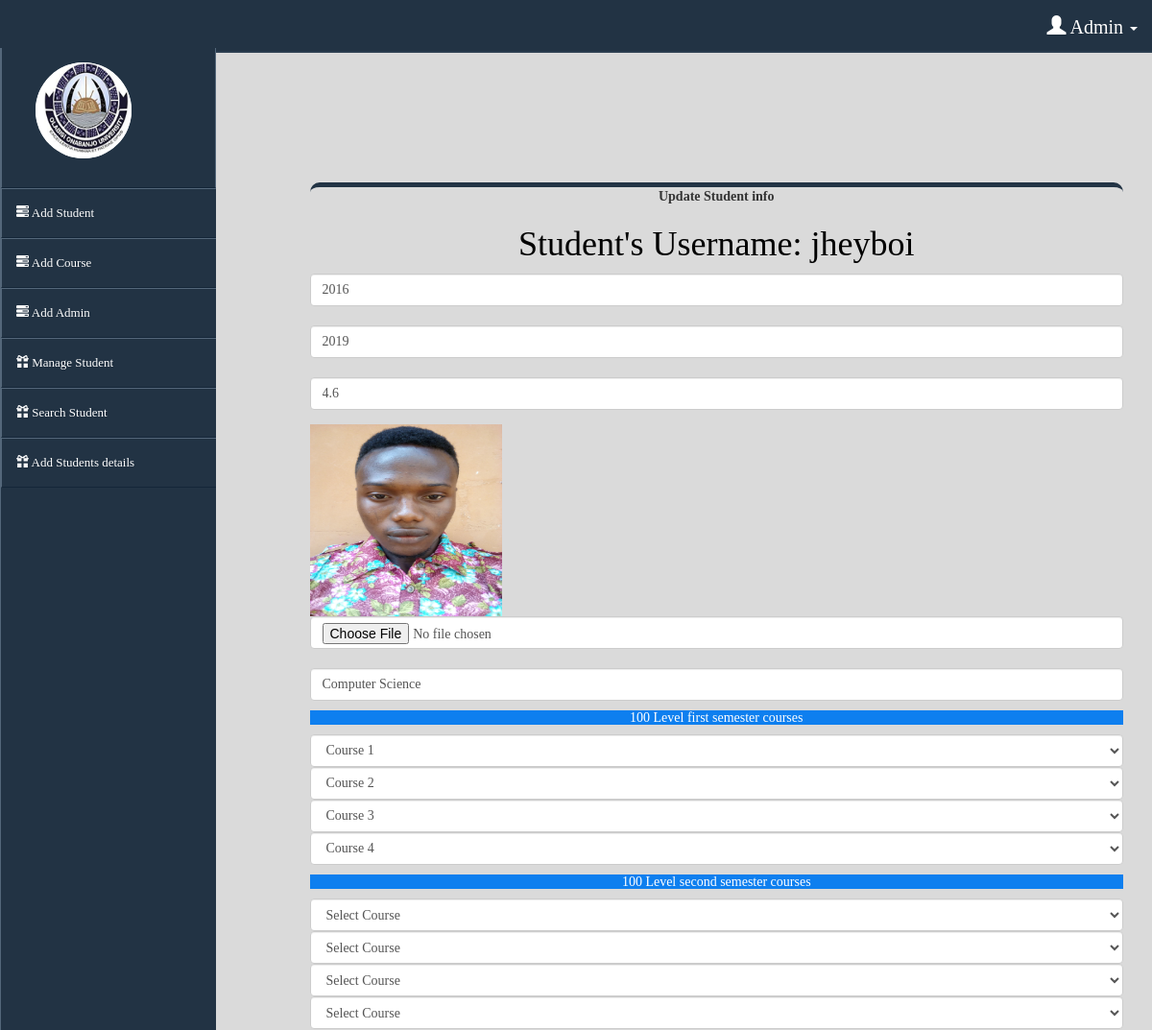
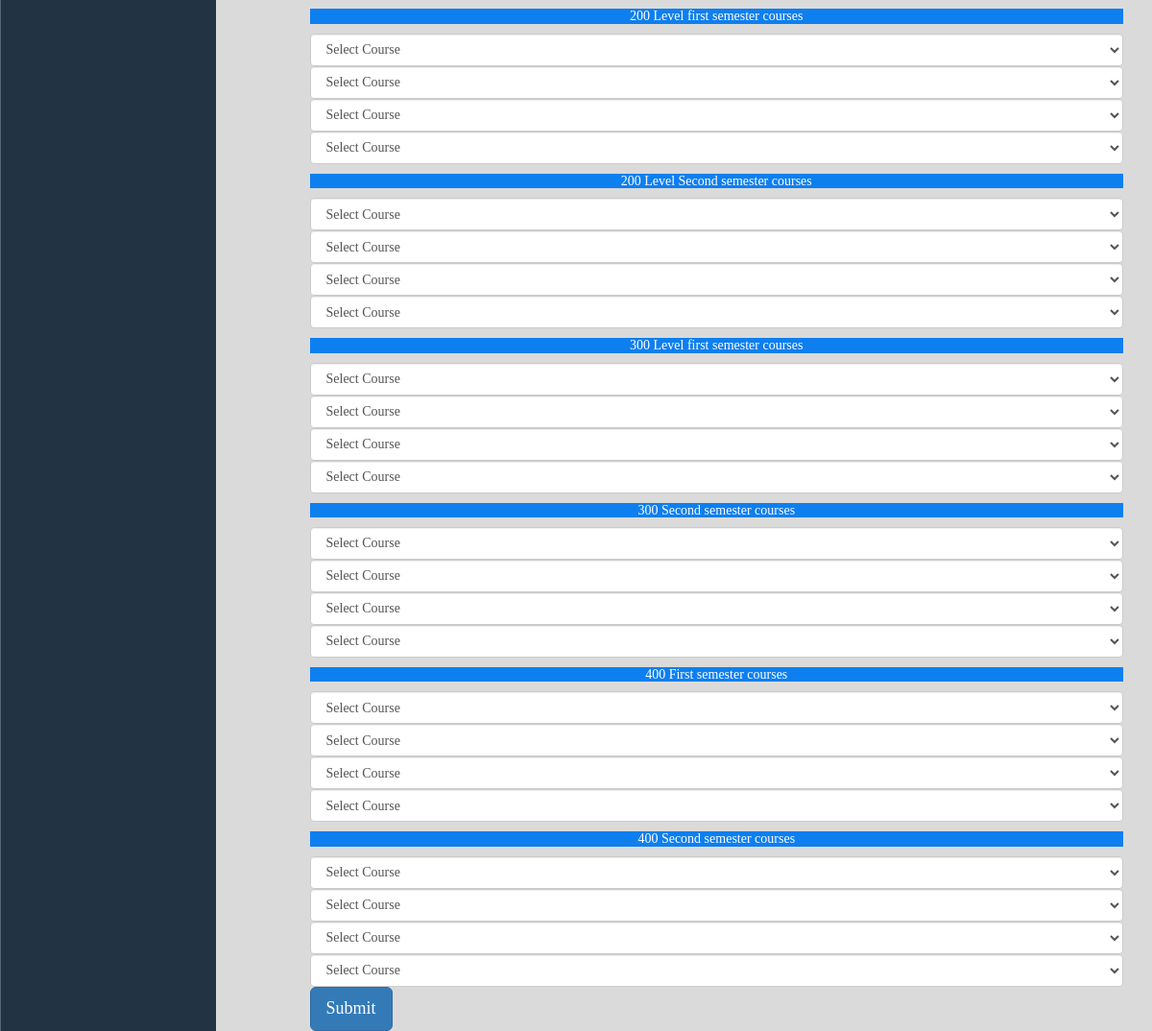
Screenshot of /edit.php?user=jheyboi with the database file from the repository (2 pictures, top to bottom).
### tables this page shows
CREATE TABLE `studentsignup` (
  `surname` varchar(20) NOT NULL,
  `firstname` varchar(20) NOT NULL,
  ` lastname` varchar(20) NOT NULL,
  `  gender` varchar(10) NOT NULL,
  ` email` varchar(150) NOT NULL,
  ` phone` varchar(15) NOT NULL,
  ` matric` varchar(20) NOT NULL,
  `username` varchar(20) NOT NULL,
  ` password` varchar(20) NOT NULL,
  `admission` varchar(1000) NOT NULL,
  `graduation` varchar(1000) NOT NULL,
  `cgpa` varchar(1000) NOT NULL,
  `pat` varchar(1000) NOT NULL,
  `dpt` varchar(200) NOT NULL,
  `c1` varchar(1000) NOT NULL,
  `c2` varchar(1000) NOT NULL,
  `c3` varchar(1000) NOT NULL,
  `c4` varchar(1000) NOT NULL,
  `c5` varchar(1000) NOT NULL,
  `c6` varchar(1000) NOT NULL,
  `c7` varchar(1000) NOT NULL,
  `c8` varchar(1000) NOT NULL,
  `d1` varchar(1000) NOT NULL,
  `d2` varchar(1000) NOT NULL,
  `d3` varchar(1000) NOT NULL,
  `d4` varchar(1000) NOT NULL,
  `d5` varchar(1000) NOT NULL,
  `d6` varchar(1000) NOT NULL,
  `d7` varchar(1000) NOT NULL,
  `d8` varchar(1000) NOT NULL,
  `e1` varchar(1000) NOT NULL,
  `e2` varchar(1000) NOT NULL,
  `e3` varchar(1000) NOT NULL,
  `e4` varchar(1000) NOT NULL,
  `e5` varchar(1000) NOT NULL,
  `e6` varchar(1000) NOT NULL,
  `e7` varchar(1000) NOT NULL,
  `e8` varchar(1000) NOT NULL,
  `f1` varchar(1000) NOT NULL,
  `f2` varchar(1000) NOT NULL,
  `f3` varchar(1000) NOT NULL,
  `f4` varchar(1000) NOT NULL,
  `f5` varchar(1000) NOT NULL,
  `f6` varchar(1000) NOT NULL,
  `f7` varchar(1000) NOT NULL,
  `f8` varchar(1000) NOT NULL
);

### edit.php (the view, shortened to what this page needs)
<?php
include 'connection.php';
include 'header2.php';
$user=$_GET['user'];
$sel5="SELECT*FROM studentsignup WHERE username='$user'";
$sel52=mysqli_query($con,$sel5);
$row4=mysqli_fetch_assoc($sel52);
?>
<div class="container">
	<div class="row">
		<div class="col-md-3 col-sm-0 col-xs-0 ">
		</div>
		<div class="col-md-9 col-sm-12 col-xs-12 ">
<form  method="post" style="height: 300px; border-top:5px solid #234; margin-top: 100px;border-radius: 10px;"  enctype="multipart/form-data" >
	<center><b>Update Student info <br><h1 style="color:black">Student's Username: <?php echo $user;?></h1></b></center>
<div class="form-group">
<input type="text" class="form-control" placeholder="Admission Year" required="required"  name='ady' value="<?php echo $row4['admission']?>"><br>
<input type="text" class="form-control" placeholder="Graduation Year" required="required"  name="gy" value="<?php echo $row4['graduation'];?>"><br>
<input type="text" class="form-control" placeholder="CGPA" required="required"  name="cgpa"
value="<?php echo $row4['cgpa'];?>">
</div>
<?php echo "<img src='/dun/upload/".$row4["pat"]."' height='200' width='200'>";?>
<input id="filefield" type="file" name="filefield" class="form-control" required="required"
  value="<?php  echo "<img src='/dun/upload/".$row4["pat"]."' height='200' width='200'>"; ?>" /><br>
<input id="filefield" type="text" name="dpt" class="form-control mt-2" required="required" placeholder="Department" value="<?php  echo $row4['dpt']; ?>" />
<div><h5 style="color:white;background-color: #0e7fef; text-align: center;">100 Level first semester courses</h5></div>
<select class="form-control" name="c1" required="required"  >
                         	<option disabled="disabled" selected="selected">Course 1</option>
</select>
<select class="form-control" name="c2" required="required" >
                         	<option disabled="disabled" selected="selected">Course 2</option>
</select>
<select class="form-control" name="c3" required="required" >
                         	<option disabled="disabled" selected="selected">Course 3</option>
</select>
<select class="form-control" name="c4" required="required" >
                         	<option disabled="disabled" selected="selected">Course 4</option>
</select>
<div><h5 style="color:white;background-color: #0e7fef; text-align: center;">100 Level second semester courses</h5></div>
<select class="form-control" name="c5" required="required"  >
                         	<option disabled="disabled" selected="selected">Select Course </option>
</select>
<select class="form-control" name="c6" required="required" >
                         	<option disabled="disabled" selected="selected">Select Course</option>
</select>
<select class="form-control" name="c7" required="required" >
                         	<option disabled="disabled" selected="selected">Select Course </option>
</select>
<select class="form-control" name="c8" required="required" >
                         	<option disabled="disabled" selected="selected">Select Course </option>
</select>
<div><h5 style="color:white;background-color: #0e7fef; text-align: center;">200 Level first semester courses</h5></div>
<select class="form-control" name="d1" required="required"  >
                         	<option disabled="disabled" selected="selected">Select Course </option>
</select>
<select class="form-control" name="d2" required="required" >
                         	<option disabled="disabled" selected="selected">Select Course</option>
</select>
<select class="form-control" name="d3" required="required" >
                         	<option disabled="disabled" selected="selected">Select Course </option>
</select>
<select class="form-control" name="d4" required="required" >
                         	<option disabled="disabled" selected="selected">Select Course </option>
</select>
<div><h5 style="color:white;background-color: #0e7fef; text-align: center;">200 Level Second semester courses</h5></div>
<select class="form-control" name="d5" required="required"  >
                         	<option disabled="disabled" selected="selected">Select Course </option>
</select>
<select class="form-control" name="d6" required="required" >
                         	<option disabled="disabled" selected="selected">Select Course</option>
</select>
<select class="form-control" name="d7" required="required" >
                         	<option disabled="disabled" selected="selected">Select Course </option>
</select>
<select class="form-control" name="d8" required="required" >
                         	<option disabled="disabled" selected="selected">Select Course </option>
</select>
<div><h5 style="color:white;background-color: #0e7fef; text-align: center;">300 Level first semester courses</h5></div>
<select class="form-control" name="e1" required="required"  >
                         	<option disabled="disabled" selected="selected">Select Course </option>
</select>
<select class="form-control" name="e2" required="required" >
                         	<option disabled="disabled" selected="selected">Select Course</option>
</select>
<select class="form-control" name="e3" required="required" >
                         	<option disabled="disabled" selected="selected">Select Course </option>
</select>
<select class="form-control" name="e4" required="required" >
                         	<option disabled="disabled" selected="selected">Select Course </option>
</select>
<div><h5 style="color:white;background-color: #0e7fef; text-align: center;">300 Second  semester courses</h5></div>
<select class="form-control" name="e5" required="required"  >
                         	<option disabled="disabled" selected="selected">Select Course </option>
</select>
<select class="form-control" name="e6" required="required" >
                         	<option disabled="disabled" selected="selected">Select Course</option>
</select>
<select class="form-control" name="e7" required="required" >
                         	<option disabled="disabled" selected="selected">Select Course </option>
</select>
<select class="form-control" name="e8" required="required" >
                         	<option disabled="disabled" selected="selected">Select Course </option>
</select>
<div><h5 style="color:white;background-color: #0e7fef; text-align: center;">400 First  semester courses</h5></div>
<select class="form-control" name="f1" required="required"  >
                         	<option disabled="disabled" selected="selected">Select Course </option>
</select>
<select class="form-control" name="f2" required="required" >
                         	<option disabled="disabled" selected="selected">Select Course</option>
</select>
<select class="form-control" name="f3" required="required" >
                         	<option disabled="disabled" selected="selected">Select Course </option>
</select>
<select class="form-control" name="f4" required="required" >
                         	<option disabled="disabled" selected="selected">Select Course </option>
</select>
<div><h5 style="color:white;background-color: #0e7fef; text-align: center;">400 Second  semester courses</h5></div>
<select class="form-control" name="f5" required="required"  >
                         	<option disabled="disabled" selected="selected">Select Course </option>
</select>
<select class="form-control" name="f6" required="required" >
                         	<option disabled="disabled" selected="selected">Select Course</option>
</select>
<select class="form-control" name="f7" required="required" >
                         	<option disabled="disabled" selected="selected">Select Course </option>
</select>
<select class="form-control" name="f8" required="required" >
                         	<option disabled="disabled" selected="selected">Select Course </option>
</select>
<button type="submit" class="btn btn-lg btn-primary ddd" name="upload">Submit</button>
</form>
</div>
</div>
</div>

### assets/css/style.css (style rules this page uses)
body > .container { padding: 70px 15px 0; }

### header2.php (style rules this page uses)
body { font-family: ubuntu; background-color: rgb(218,218,218); }

### rows the page displays
studentsignup: ady "2016", gy "2019", cgpa "4.6", pat (picture), dpt "Computer Science"

### other values shown
$user "jheyboi"
